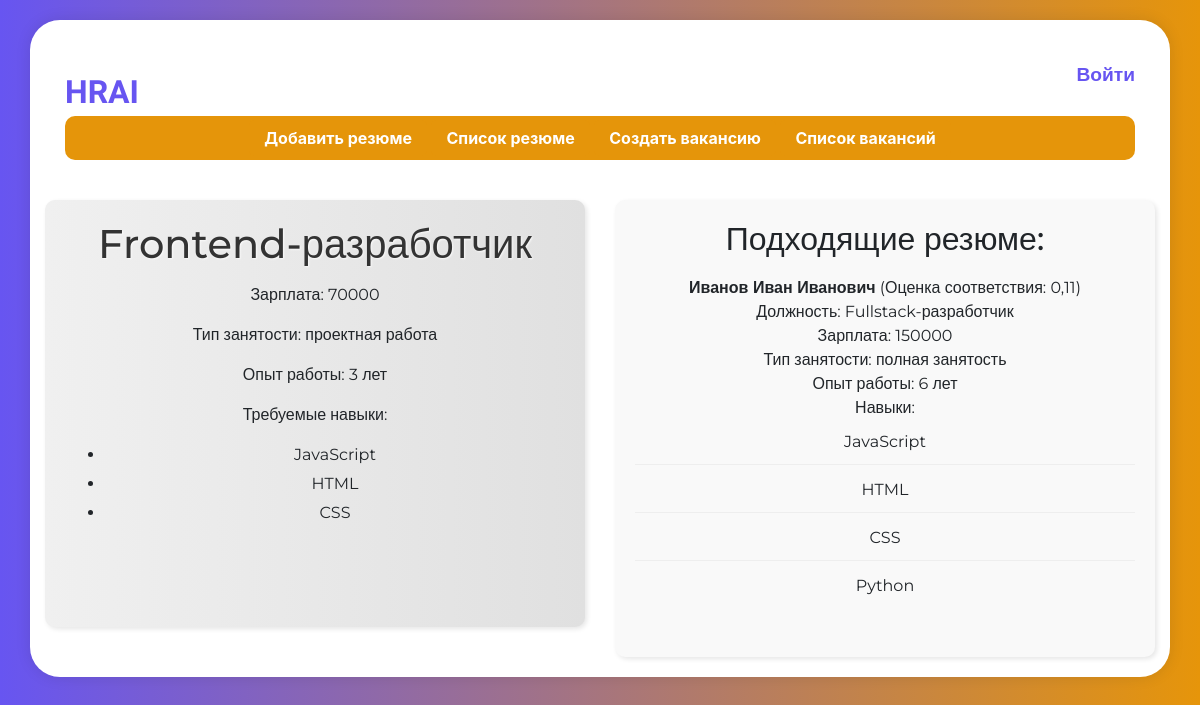
Page /list_vacancy/current_vacancy/2/ on the earlier database version.
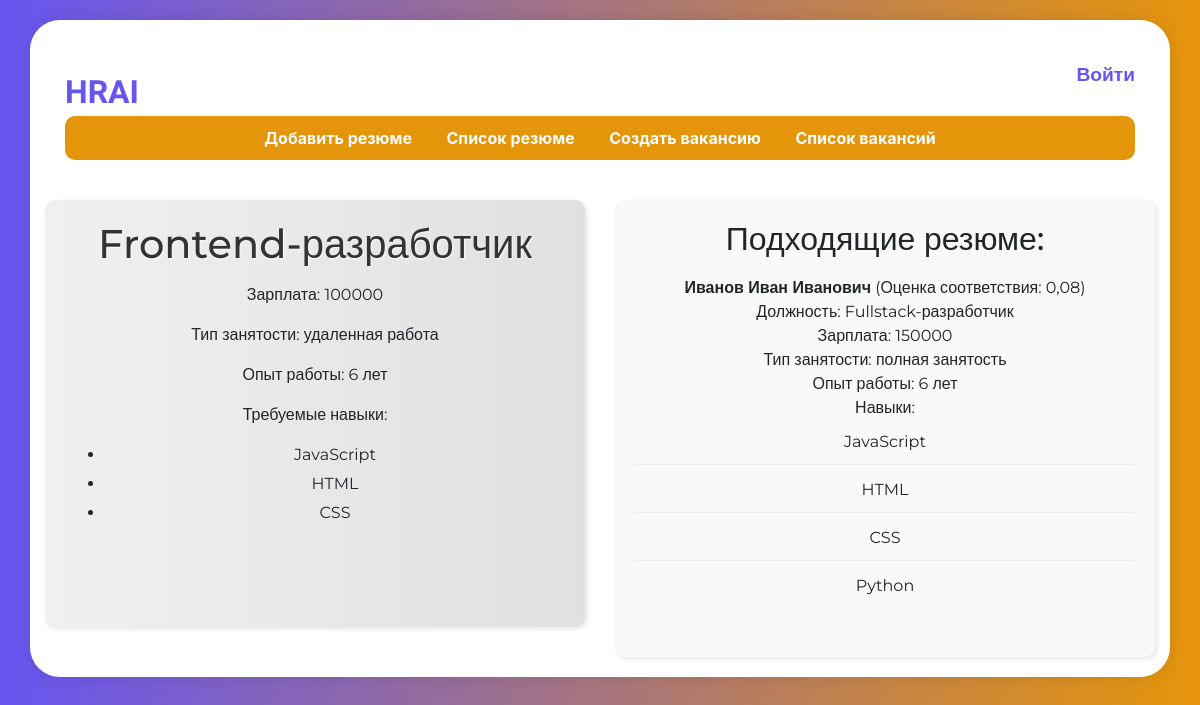
Same page on the later database version.
### main/models.py (models this page shows, shortened)
class Vacancy(models.Model):
    job_titles = [
        ["Программист", "Программист"],
        ["Менеджер проекта", "Менеджер проекта"],
        ["Инженер-программист", "Инженер-программист"],
        ["Дизайнер UX/UI", "Дизайнер UX/UI"],
        ["Data Scientist", "Data Scientist"],
        ["Аналитик данных", "Аналитик данных"],
        ["Тестировщик ПО", "Тестировщик ПО"],
        ["DevOps-инженер", "DevOps-инженер"],
        ["Frontend-разработчик", "Frontend-разработчик"],
        ["Backend-разработчик", "Backend-разработчик"],
        ["Fullstack-разработчик", "Fullstack-разработчик"],
        ["Системный администратор", "Системный администратор"],
        ["Специалист по кибербезопасности", "Специалист по кибербезопасности"],
        ["Менеджер по продажам", "Менеджер по продажам"],
        ["Маркетолог", "Маркетолог"],
        ["Бухгалтер", "Бухгалтер"],
        ["Юрист", "Юрист"],
        ["HR-менеджер", "HR-менеджер"],
        ["Руководитель проекта", "Руководитель проекта"],
        ["Архитектор ПО", "Архитектор ПО"]
    ]
    position = models.CharField(max_length=255, choices=job_titles, verbose_name='Должность')
    salary = models.IntegerField(verbose_name='Зарплата', null=True, blank=True)
    EMPLOYMENT_TYPE_CHOICES = [
        ('удаленная работа', 'Удаленная работа'),
        ('полная занятость', 'Полная занятость'),
        ('частичная занятость', 'Частичная занятость'),
        ('проектная работа', 'Проектная работа'),
    ]
    employment_type = models.CharField(max_length=100, choices=EMPLOYMENT_TYPE_CHOICES, verbose_name='Тип занятости')
    work_experience = models.IntegerField(verbose_name='Опыт работы', null=True, blank=True)

class Resume(models.Model):
    job_titles = [
        ["Программист", "Программист"],
        ["Менеджер проекта", "Менеджер проекта"],
        ["Инженер-программист", "Инженер-программист"],
        ["Дизайнер UX/UI", "Дизайнер UX/UI"],
        ["Data Scientist", "Data Scientist"],
        ["Аналитик данных", "Аналитик данных"],
        ["Тестировщик ПО", "Тестировщик ПО"],
        ["DevOps-инженер", "DevOps-инженер"],
        ["Frontend-разработчик", "Frontend-разработчик"],
        ["Backend-разработчик", "Backend-разработчик"],
        ["Fullstack-разработчик", "Fullstack-разработчик"],
        ["Системный администратор", "Системный администратор"],
        ["Специалист по кибербезопасности", "Специалист по кибербезопасности"],
        ["Менеджер по продажам", "Менеджер по продажам"],
        ["Маркетолог", "Маркетолог"],
        ["Бухгалтер", "Бухгалтер"],
        ["Юрист", "Юрист"],
        ["HR-менеджер", "HR-менеджер"],
        ["Руководитель проекта", "Руководитель проекта"],
        ["Архитектор ПО", "Архитектор ПО"]
    ]
    full_name = models.CharField(max_length=255, verbose_name='ФИО')
    position = models.CharField(max_length=255, choices=job_titles, verbose_name='Должность')
    salary = models.IntegerField(verbose_name='Зарплата', null=True, blank=True)
    EMPLOYMENT_TYPE_CHOICES = [
        ('удаленная работа', 'Удаленная работа'),
        ('полная занятость', 'Полная занятость'),
        ('частичная занятость', 'Частичная занятость'),
        ('проектная работа', 'Проектная работа'),
    ]
    employment_type = models.CharField(max_length=100, choices=EMPLOYMENT_TYPE_CHOICES, verbose_name='Тип занятости')
    work_experience = models.IntegerField(verbose_name='Опыт работы', null=True, blank=True)

### main/views.py (the view)
# urls.py: path('list_vacancy/current_vacancy/<int:vacancy_id>/', views.current_vacancy, name='current_vacancy'),
def current_vacancy(request, vacancy_id):
    vacancy = get_object_or_404(Vacancy, pk=vacancy_id)
    resumes = Resume.objects.all()
    matched_resumes = []
    for resume in resumes:
        score = calculate_match_score(vacancy, resume)
        if (score != 0):
            matched_resumes.append((resume, score))
    matched_resumes.sort(key=lambda x: x[1], reverse=True)
    return render(request, 'main/current_vacancy.html', {
        'vacancy': vacancy,
        'matched_resumes': matched_resumes,
    })

### main/templates/main/current_vacancy.html (shortened to what this page needs)
{% extends 'main/base.html' %}
{% load static %}
{% block header-content %}
<nav>
    <div class="dropdown">
        <a href="{% url 'create_resume' %}" id="create-resume-link">Добавить резюме</a>
        <a href="{% url 'list_resume' %}" id="list-resume-link">Список резюме</a>
        <a href="{% url 'create_vacancy' %}" id="create-vacancy-link">Создать вакансию</a>
        <a href="{% url 'list_vacancy' %}" id="list-vacancy-link">Список вакансий</a>
    </div>
</nav>
{% endblock %}
{% block main_content %}
    <div class="vacancy-container">
        <div class="vacancy-details">
            <h1>{{ vacancy.position }}</h1>
            <p>Зарплата: {{ vacancy.salary }}</p>
            <p>Тип занятости: {{ vacancy.employment_type }}</p>
            <p>Опыт работы: {{ vacancy.work_experience }} лет</p>
            <p>Требуемые навыки:
                <ul class="skills-list">
                    {% for skill in vacancy.skills.all %}
                        <li>{{ skill.skill.name }}</li>
                    {% endfor %}
                </ul>
            </p>
        </div>
        <div class="resumes-list">
            <h2>Подходящие резюме:</h2>
            {% if matched_resumes %}
                <ul>
                    {% for resume, score in matched_resumes %}
                        <li>
                            <strong>{{ resume.full_name }}</strong> (Оценка соответствия: {{ score|floatformat:2 }})<br>
                            Должность: {{ resume.position }}<br>
                            Зарплата: {{ resume.salary }}<br>
                            Тип занятости: {{ resume.employment_type }}<br>
                            Опыт работы: {{ resume.work_experience }} лет<br>
                            Навыки:
                            <ul class="resume-skills-list">
                                {% for skill in resume.skills.all %}
                                    <li>{{ skill.skill.name }}</li>
                                {% endfor %}
                            </ul>
                        </li>
                    {% endfor %}
                </ul>
            {% else %}
                <p>К сожалению, подходящих резюме не найдено.</p>
            {% endif %}
        </div>
    </div>
{% endblock %}

Differences in the rows shown:
changed Vacancy "Frontend-разработчик": salary "70000" → "100000"; employment_type "проектная работа" → "удаленная работа"; work_experience "3" → "6"
computed for Resume "Иванов Иван Иванович": score "0,11" → "0,08"
